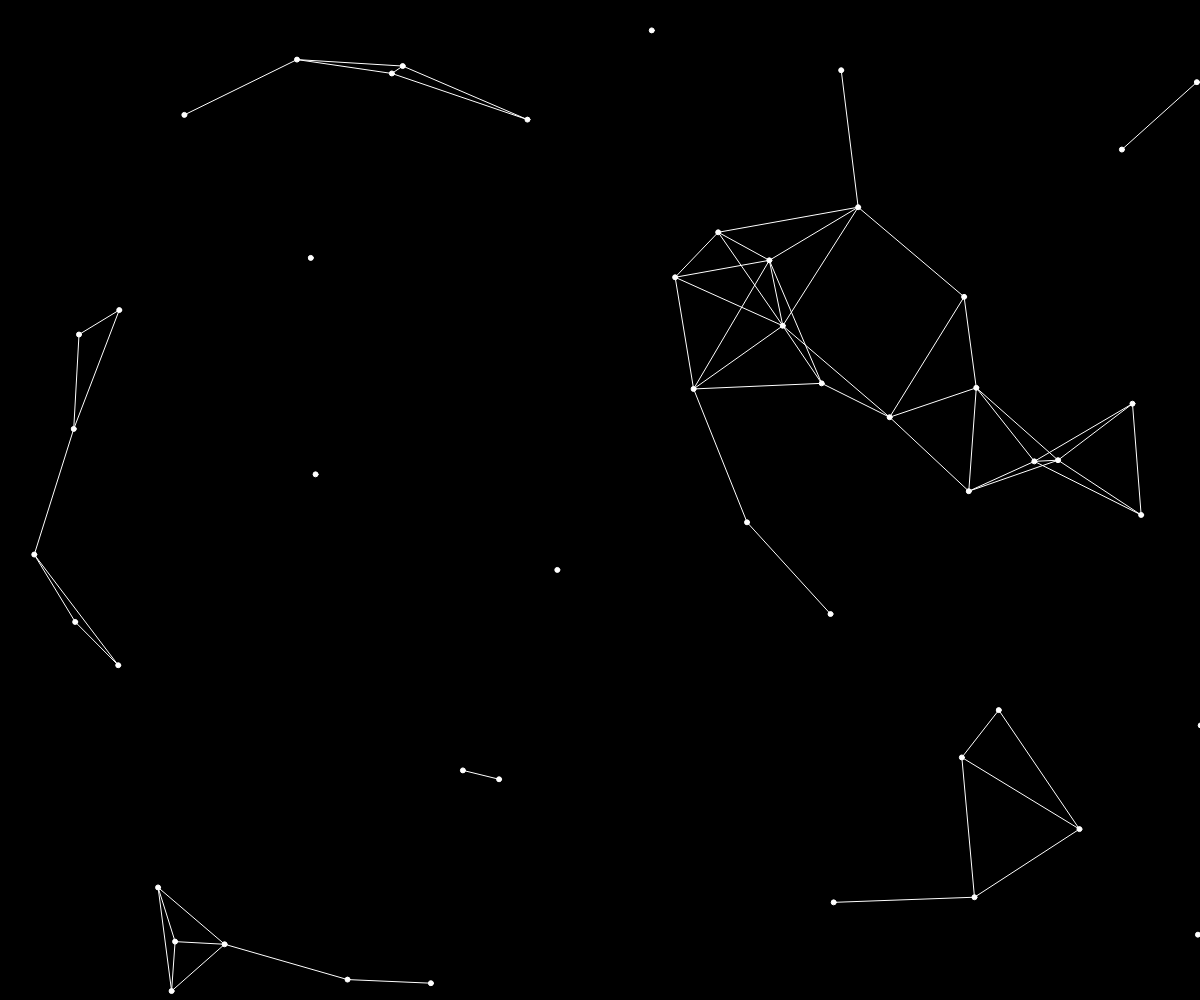
Frame 1 (no input)
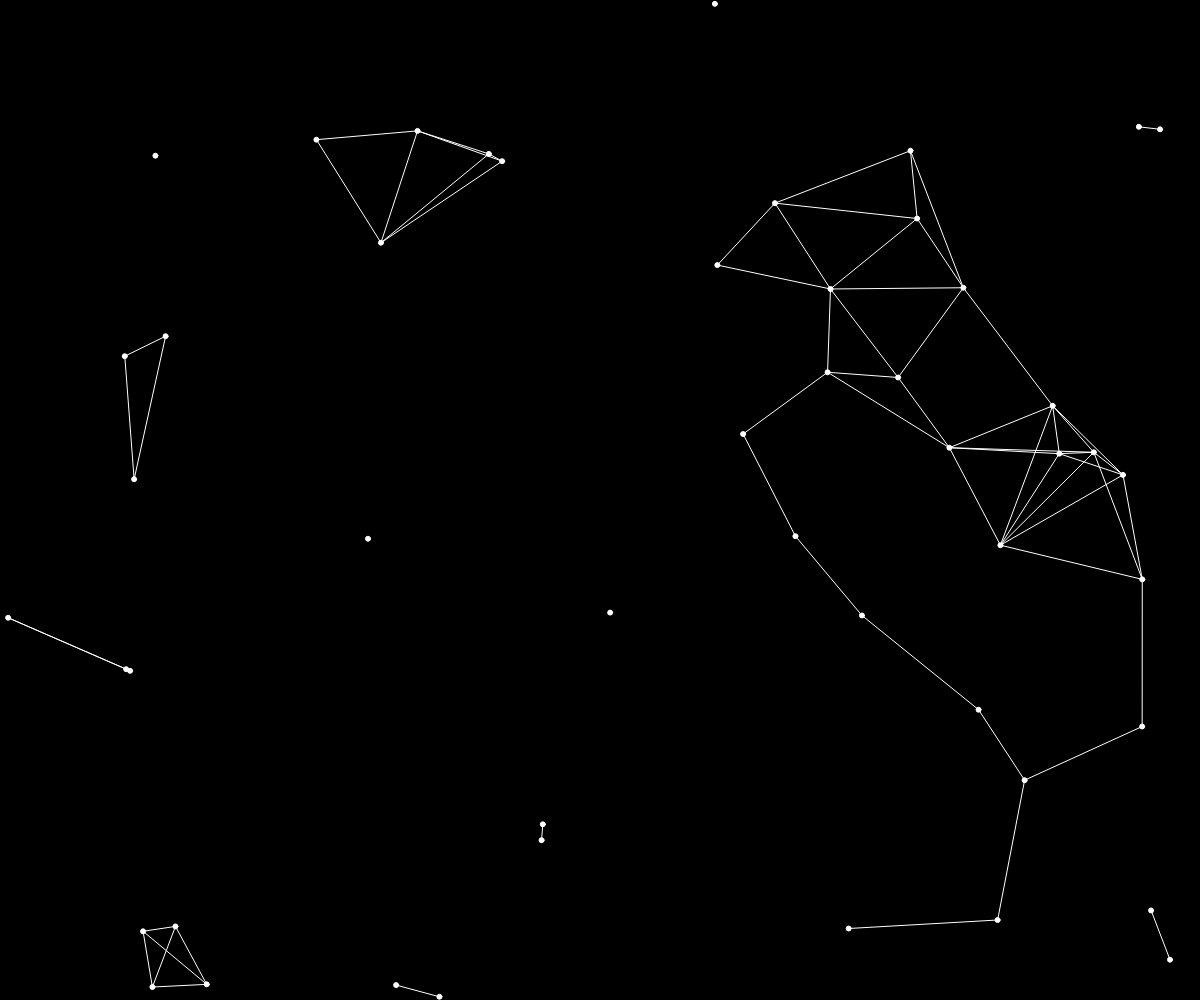
Frame 60 (no input)
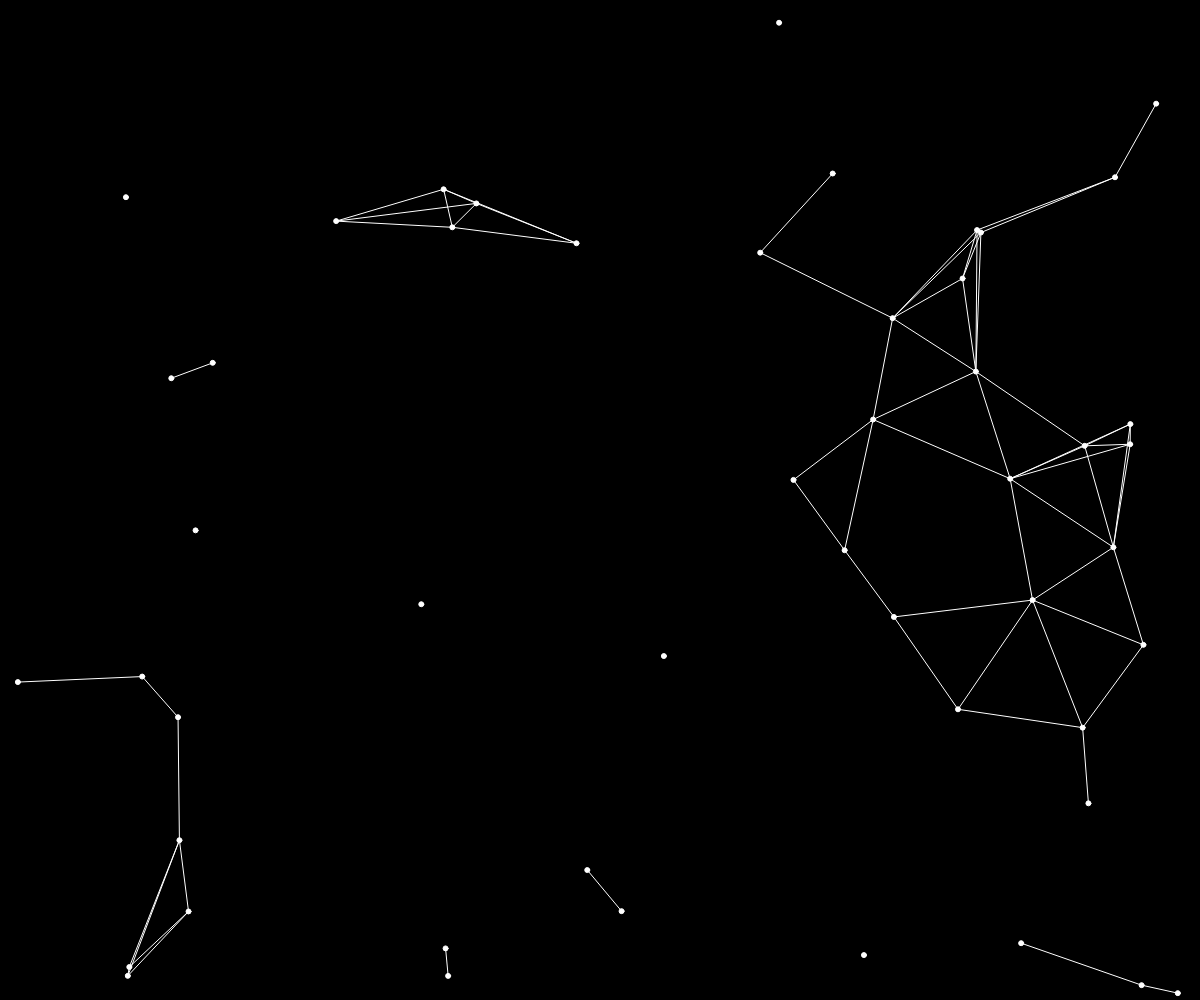
Frame 120 (the mouse pressed at the canvas centre since frame 60)

The p5.js sketch that drew these frames (run headless with seeded random() and noise() and a simulated clock; from frame 60 on, the mouse is pressed at the canvas centre):

// p5.js sketch
// ── sketch.js
var nodes = [];

function setup() {
	createCanvas(windowWidth, windowHeight);
	for (var i = 0; i < 50; i++){
		nodes[i] = new Node();
	}
}

function draw() {
	background("black");
	for (var i = 0; i < nodes.length; i++){
		nodes[i].update();
		nodes[i].show();
		nodes[i].bound();
	}
	for (var j = 0; j < nodes.length; j++){
		//Node myNode = nodes[j];
		for (var k = j + 1; k < nodes.length; k++){
				//Node thatNode = nodes[k];
				if (dist(nodes[j].pos.x, nodes[j].pos.y, nodes[k].pos.x, nodes[k].pos.y) < 150) {
					stroke("white");
					line(nodes[j].pos.x, nodes[j].pos.y, nodes[k].pos.x, nodes[k].pos.y);
				}
		}
	}
}

// ── node.js
function Node(){
  this.pos = createVector(random(width), random(height));
  this.vel = createVector(random(-1,1)+.5,random(-1,1)+.5);

  this.update = function(){
    this.pos.add(this.vel);
  }

  this.show = function(){
    stroke("white");
    ellipse(this.pos.x,this.pos.y,5,5);
  }

  this.bound = function(){
    if (this.pos.x > width || this.pos.x < 0){
      this.vel.x *= -1;
    }
    if (this.pos.y > height || this.pos.y < 0){
      this.vel.y *= -1;
    }
  }
}
